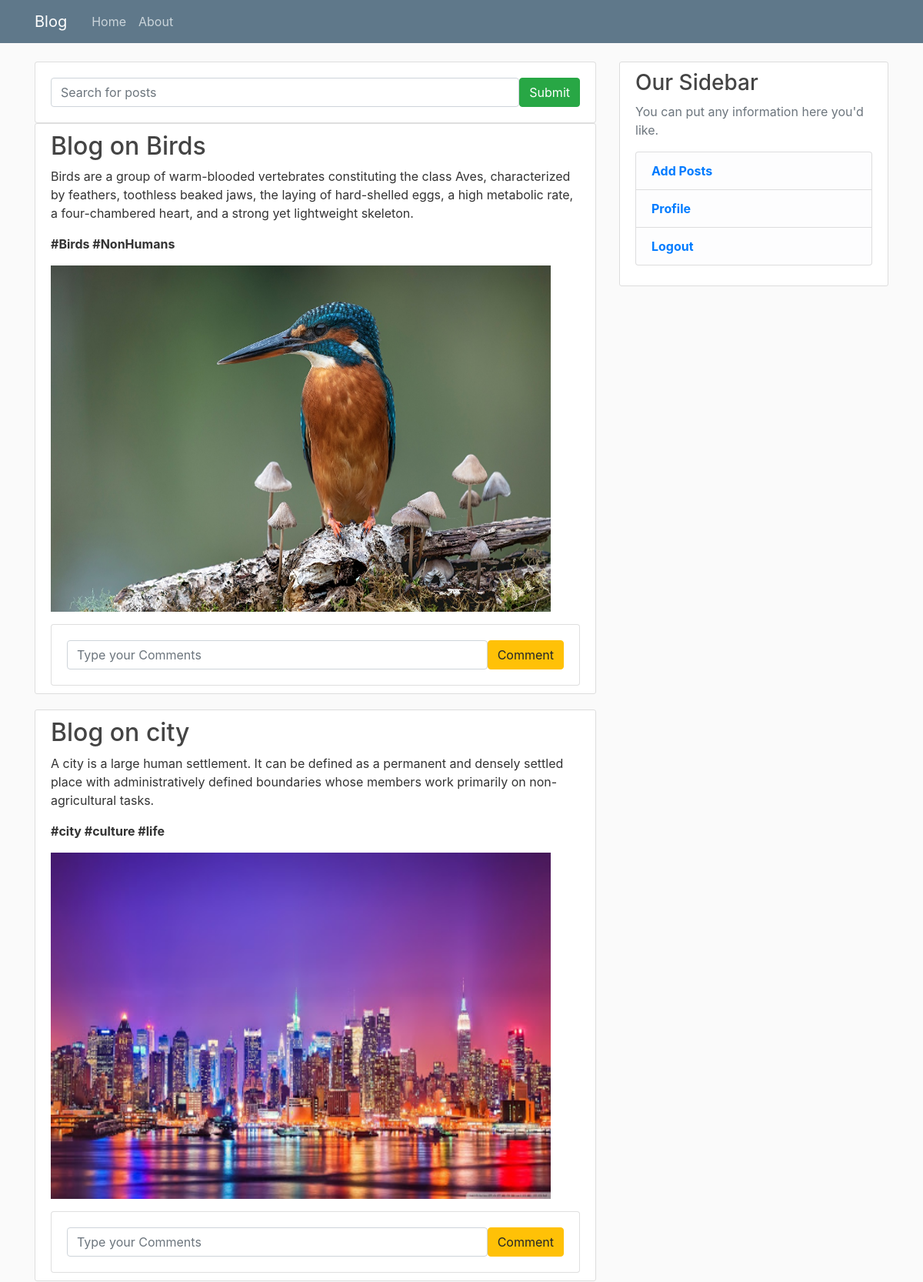
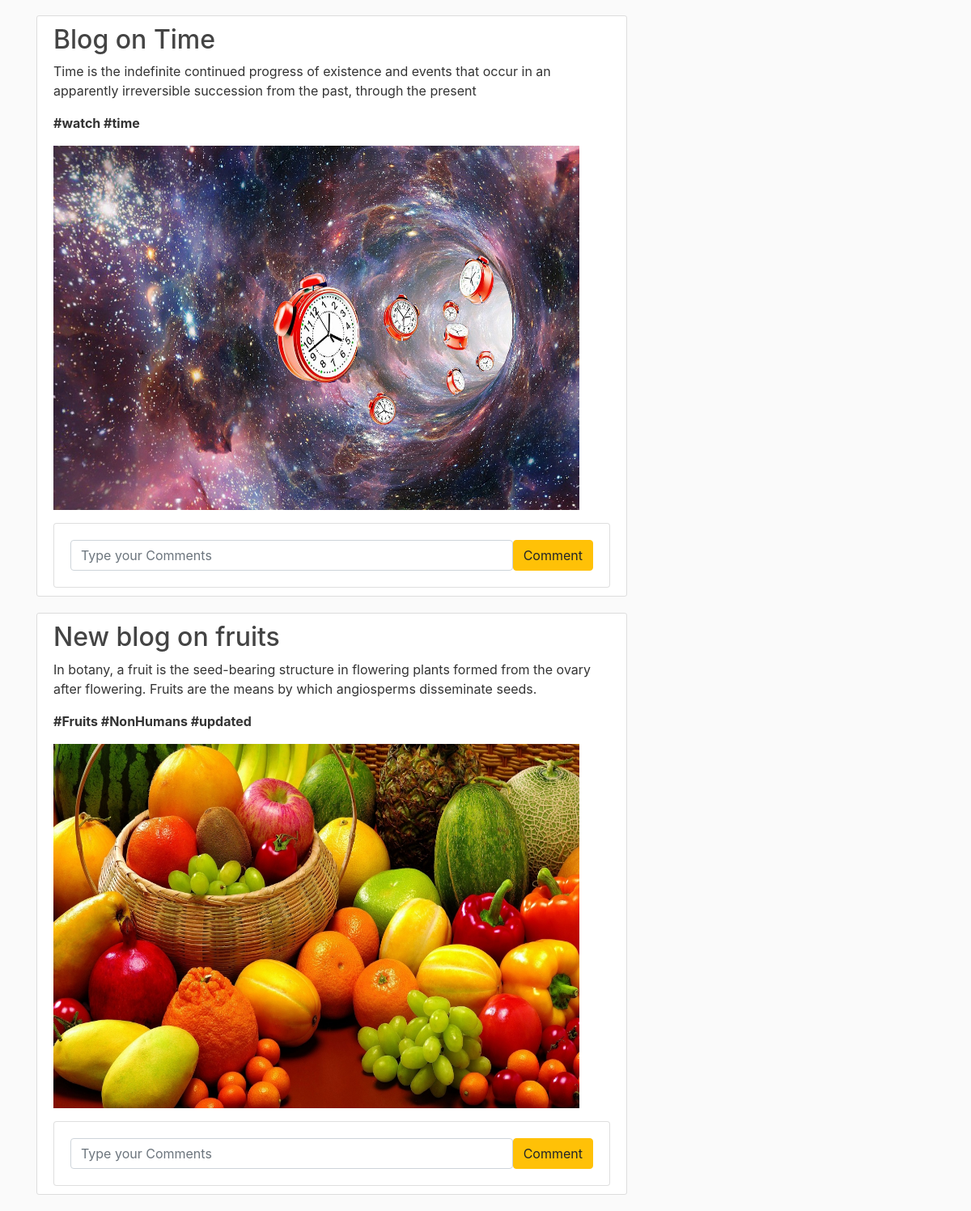
/BlogView/ (signed in), run on the app's committed database (2 pictures, top to bottom).
### form/models.py (models this page shows, shortened)
class BlogData(models.Model):
	Title = models.CharField(max_length=200)
	Description = models.TextField()
	Image = models.ImageField(default='default.jpg',upload_to='blog_pics/')
	Hashtag = models.CharField(max_length=200)

### form/views.py (the view)
# urls.py: path('BlogView/', form_views.BlogView,name='BlogView'),
@login_required
def BlogView(request):
	if request.method == 'POST':
		Comment = request.POST.get('Comment',"")
		CommentSec = CommentSection(Blogid=Blogid,Comment=Comment)
		CommentSec.save()
		return redirect('BlogView')
	Blog_Objects = BlogData.objects.all()
	post_name = request.GET.get('blog_name')
	if post_name != '' and post_name is not None:
		Blog_Objects = Blog_Objects.filter(Title__icontains=post_name)
	return render(request,'form/ViewPost.html',{ 'Blog_Objects' : Blog_Objects })

### form/templates/form/ViewPost.html (shortened to what this page needs)
{% extends "form/base.html" %}
{% block content %}
    <div class='row'>
        <div class='col-md-12'>
            <form method='GET' class='card card-sm'>
                <div class='card-body row no-gutters align-items-center'>
                    <div class='col'>
                        <input type="search" name="blog_name" placeholder="Search for posts" class='form-control form-control-borderless'>
                    </div>
                    <div class='col-auto'>
                        <button class="btn btn-success" type="submit">Submit</button>
                    </div>
                </div>
            </form>
        </div>
    </div>
    {% for list in Blog_Objects %}
        <article class="media content-section">
          <div class="media-body">
            <h2><a class="article-title" href="{% url 'BlogDetailView' id=list.id %}">{{ list.Title }}</a></h2>
            <p class="article-content">{{ list.Description }}</p>
            <strong><p class="article-content">{{ list.Hashtag }}</p></strong>
            <p class="article-content"><img src="{{ list.Image.url }}" width="650px" height='450px'></p>
                <form method='POST' class='card card-sm'>
                    <div class='card-body row no-gutters align-items-center'>
                        <div class='col'>
                            <input type="search" name="Comment" placeholder="Type your Comments" class='form-control form-control-borderless'>
                        </div>
                        <div class='col-auto'>
                            <button class="btn btn-warning" type="submit">Comment</button>
                        </div>
                    </div>
                </form>
          </div>
        </article>
    {% endfor %}
{% endblock %}

### form/templates/form/base.html (shortened to what this page needs)
{% load static %}
<!DOCTYPE html>
<html>
<head>
    <link rel="stylesheet" href="https://maxcdn.bootstrapcdn.com/bootstrap/4.0.0/css/bootstrap.min.css">
    <link rel="stylesheet" type="text/css" href="{% static 'form/main.css' %}">
</head>
<body>
    <header class="site-header">
      <nav class="navbar navbar-expand-md navbar-dark bg-steel fixed-top">
        <div class="container">
          {% if user.is_authenticated %}
            <a class="navbar-brand mr-4" href="{% url 'BlogView' %}">Blog</a>
          {% else %}
            <a class="navbar-brand mr-4" href="{% url 'Login' %}">Blog</a>
          {% endif %}
          <div class="collapse navbar-collapse" id="navbarToggle">
            <div class="navbar-nav mr-auto">
              {% if user.is_authenticated %}
              <a class="nav-item nav-link" href="{% url 'BlogView' %}">Home</a>
              <a class="nav-item nav-link" href="#">About</a>
              {% endif %}
            </div>
          </div>
        </div>
      </nav>
    </header>
    <main role="main" class="container">
      <div class="row">
        <div class="col-md-8">
          {% block content %}
          {% endblock %}
        </div>
         {% if user.is_authenticated %}
        <div class="col-md-4">
          <div class="content-section">
            <h3>Our Sidebar</h3>
            <p class='text-muted'>You can put any information here you'd like.
              <ul class="list-group">
                <li class="list-group-item list-group-item-light">
                  <a href="{% url 'BlogPost' %}"><strong>Add Posts</strong></a>
                </li>
                <li class="list-group-item list-group-item-light">
                  <a href="{% url 'Profile' %}"><strong>Profile</strong></a>
                </li>
                <li class="list-group-item list-group-item-light">
                  <a href="{% url 'Logout' %}"><strong>Logout</strong></a>
                </li>
              </ul>
            </p>
          </div>
        </div>
         {% endif %}
      </div>
    </main>
</body>
</html>

### form/static/form/main.css (style rules this page uses)
body { background: #fafafa; color: #333333; margin-top: 5rem; }
h1, h2, h3, h4, h5, h6 { color: #444444; }
ul { margin: 0; }
.bg-steel { background-color: #5f788a; }
.site-header .navbar-nav .nav-link { color: #cbd5db; }
.content-section { background: #ffffff; padding: 10px 20px; border: 1px solid #dddddd; border-radius: 3px; margin-bottom: 20px; }
.article-title { color: #444444; }
.article-content { white-space: pre-line; }

### data on the page
BlogData: Title "Blog on Birds", Description "Birds are a group of warm-blooded vertebrates constituting the class Aves, characterized by feathers, toothless beaked jaws, the laying of hard-shelled eggs, a high metabolic rate, a four-chambered heart, and a strong yet lightweight skeleton.", Hashtag "#Birds #NonHumans", Image (picture)
BlogData: Title "Blog on city", Description "A city is a large human settlement. It can be defined as a permanent and densely settled place with administratively defined boundaries whose members work primarily on non-agricultural tasks.", Hashtag "#city #culture #life", Image (picture)
BlogData: Title "Blog on Time", Description "Time is the indefinite continued progress of existence and events that occur in an apparently irreversible succession from the past, through the present", Hashtag "#watch #time", Image (picture)
BlogData: Title "New blog on fruits", Description "In botany, a fruit is the seed-bearing structure in flowering plants formed from the ovary after flowering. Fruits are the means by which angiosperms disseminate seeds.", Hashtag "#Fruits #NonHumans #updated", Image (picture)
